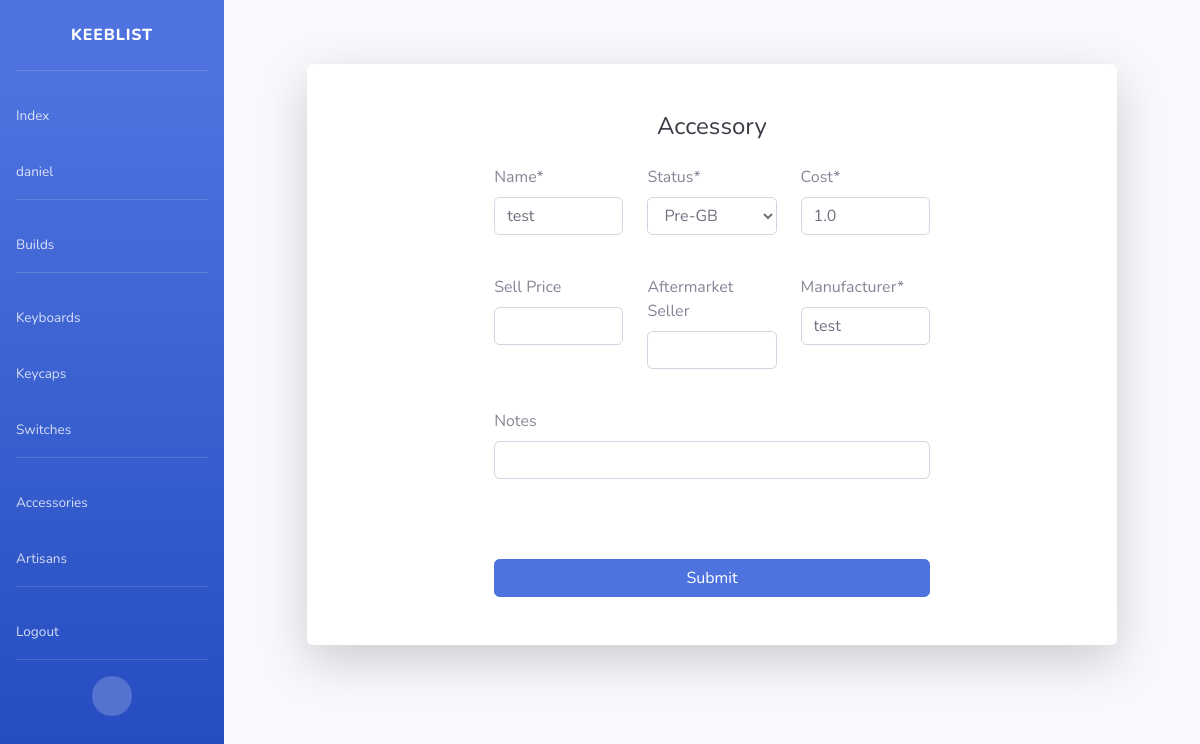
Screenshot of /app/accessory/nQpS3Bamdt/update/ (signed in) with the database file from the repository.
### app/models.py (models this page shows, shortened)
class User(AbstractUser):
    email = models.EmailField("email", blank=False)

class CommonModel(BaseCommonModel):
    status_choices=[
        ("Pre-GB", "Pre-GB"),
        ("Ordered GB", "Ordered GB"),
        ("Ordered In-Stock", "Ordered In-Stock"),
        ("Shipping", "Shipping"),
        ("Present", "Present"),
        ("Sold", "Sold"),
    ]
    status=models.CharField(max_length=255, choices=status_choices)
    cost=models.FloatField()
    aftermarket_seller=models.CharField(max_length=255, blank=True)
    manufacturer=models.CharField(max_length=255)
    sell_price=models.FloatField(null=True, blank=True)
    class Meta:
        abstract = True

class Accessory(CommonModel):
    class Meta:
        ordering = ['-name']
        verbose_name_plural = "accessories"

### app/views.py (the view)
# urls.py: path('accessory/<slug:slug>/update/', AccessoryUpdateView.as_view(), name='accessory-update'),
class AccessoryUpdateView(CommonUpdateView):
    model = Accessory
    form_class = AccessoryForm

### app/forms.py
class AccessoryForm(CommonForm):
    class Meta:
        model = Accessory
        exclude = ["user", "id", "slug"]
    def sbadmin_format(self):
        data = [
            [["name", 4, "text"], ["status", 4, "select"], ["cost", 4, "number"]],
            [["sell_price", 4, "number"], ["aftermarket_seller", 4, "text"], ["manufacturer", 4, "text"]],
            [["notes", 12, "text"]],
        ]
        return super().sbadmin_format(Accessory, data)

### app/forms.py (called while the page is built)
    def sbadmin_format(self, model, data):
        for i in range(len(data)):
            for j in range(len(data[i])):
                field = self.fields[data[i][j][0]]
                if len(data[i][j]) == 3:
                    data[i][j].append(data[i][j][0].replace("_", " ").title())
                if field.required:
                    data[i][j][-1] = data[i][j][-1] + "*"
                data[i][j].insert(0, field.get_bound_field(self, data[i][j][0]))
                data[i][j].append(field)
        return data

### app/views.py (called while the page is built)
    def test_func(self, user):
        return self.request.user == user

    def test_func(self):
        return super().test_func(super().get_object().user)

### templates/app/accessory_form.html (shortened to what this page needs)
{% extends 'base.html' %}
{% load static %}
{% block container_fluid %}
<div class="container_fluid">
    <div class="row justify-content-center">
        <div class="col-xl-10 col-lg-12 col-md-9">
            <div class="card o-hidden border-0 shadow-lg my-5">
                <div class="card-body p-0">
                    <div class="row">
                        <div class="col-lg-8 offset-lg-2">
                            <div class="p-5">
                                <div class="text-center">
                                    <h1 class="h4 text-gray-900 mb-4">Accessory</h1>
                                </div>
                                <form method="post">
                                    {% for row in form.sbadmin_format %}
                                    <div class="form-group row">
                                        {% for item in row %}
                                            {% if item.3 == "select" %}
                                                <div class="col-sm-{{item.2}}">
                                                    <label for="{{item.1}}">{{item.4}}</label>
                                                    <select class="form-control form-control-user" id="{{item.1}}" name="{{item.1}}">
                                                        {% for choice in item.5.choices %}
                                                            {% if choice.0 == item.0.value %}
                                                                <option value="{{ choice.0 }}" selected>{{ choice.1 }}</option>
                                                            {% else %}
                                                                <option value="{{ choice.0 }}">{{ choice.1 }}</option>
                                                            {% endif %}
                                                        {% endfor %}
                                                    </select>
                                                    <p style="color:red; size:100%; padding:0">{{ item.0.errors.as_text }} &nbsp;</p>
                                                </div>
                                            {% else %}
                                                <div class="col-sm-{{item.2}}">
                                                    <label for="{{item.1}}">{{item.4}}</label>
                                                    <input type="{{item.3}}" class="form-control form-control-user" id="{{item.1}}" name="{{item.1}}" value="{{item.0.value}}">
                                                    <p style="color:red; size:100%; padding:0">{{ item.0.errors.as_text }} &nbsp;</p>
                                                </div>
                                            {% endif %}
                                        {% endfor %}
                                    </div>
                                    {% endfor %}
                                    <p style="color:red; size:100%; padding:0">{{ form.non_field_errors }} &nbsp;</p>
                                    <button type="submit" class="btn btn-primary btn-user btn-block">Submit</a>
                                </form>
                            </div>
                        </div>
                    </div>
                </div>
            </div>
        </div>
    </div>
</div>
{% endblock %}

### templates/component/sidebar.html (shortened to what this page needs)
{% load static %}
<ul class="navbar-nav bg-gradient-primary sidebar sidebar-dark accordion" id="accordionSidebar">
  <a class="sidebar-brand d-flex align-items-center justify-content-center" href="{% url 'index' %}">
    <div class="sidebar-brand-text mx-3">KEEBLIST</div>
  </a>
  <hr class="sidebar-divider">
  <li class="nav-item">
    <a class="nav-link" href="{% url 'index' %}">
      <span>Index</span></a>
  </li>
  {% if request.user.is_authenticated %}
  <li class="nav-item">
    <a class="nav-link" href="{% url 'user' %}">
      <span>{{ request.user.username }}</span></a>
  </li>
  {% endif %}
  <hr class="sidebar-divider">
  <li class="nav-item">
    <a class="nav-link" href="{% url 'build' %}">
      <span>Builds</span></a>
  </li>
  <hr class="sidebar-divider">
  <li class="nav-item">
    <a class="nav-link" href="{% url 'keyboard' %}">
      <span>Keyboards</span></a>
  </li>
  <li class="nav-item">
    <a class="nav-link" href="{% url 'keycap' %}">
      <span>Keycaps</span></a>
  </li>
  <li class="nav-item">
    <a class="nav-link" href="{% url 'switch' %}">
      <span>Switches</span></a>
  </li>
  <hr class="sidebar-divider">
  <li class="nav-item">
    <a class="nav-link" href="{% url 'accessory' %}">
      <span>Accessories</span></a>
  </li>
  <li class="nav-item">
    <a class="nav-link" href="{% url 'artisan' %}">
      <span>Artisans</span></a>
  </li>
  <hr class="sidebar-divider">
  {% if request.user.is_authenticated %}
  <li class="nav-item">
    <a class="nav-link" href="{% url 'logout' %}">
      <span>Logout</span></a>
  </li>
  {% endif %}
  <hr class="sidebar-divider d-none d-md-block">
  <div class="text-center d-none d-md-inline">
    <button class="rounded-circle border-0" id="sidebarToggle"></button>
  </div>
</ul>

### rows the page displays
User: user.username "daniel"
Accessory: name "test" "1.0" "test", status "Pre-GB"

### other values shown
{{ item.4 }} "Name*" "Cost*" "Sell Price" "Aftermarket Seller" "Manufacturer*" "Notes"
{{ item.4 }} "Status*"
